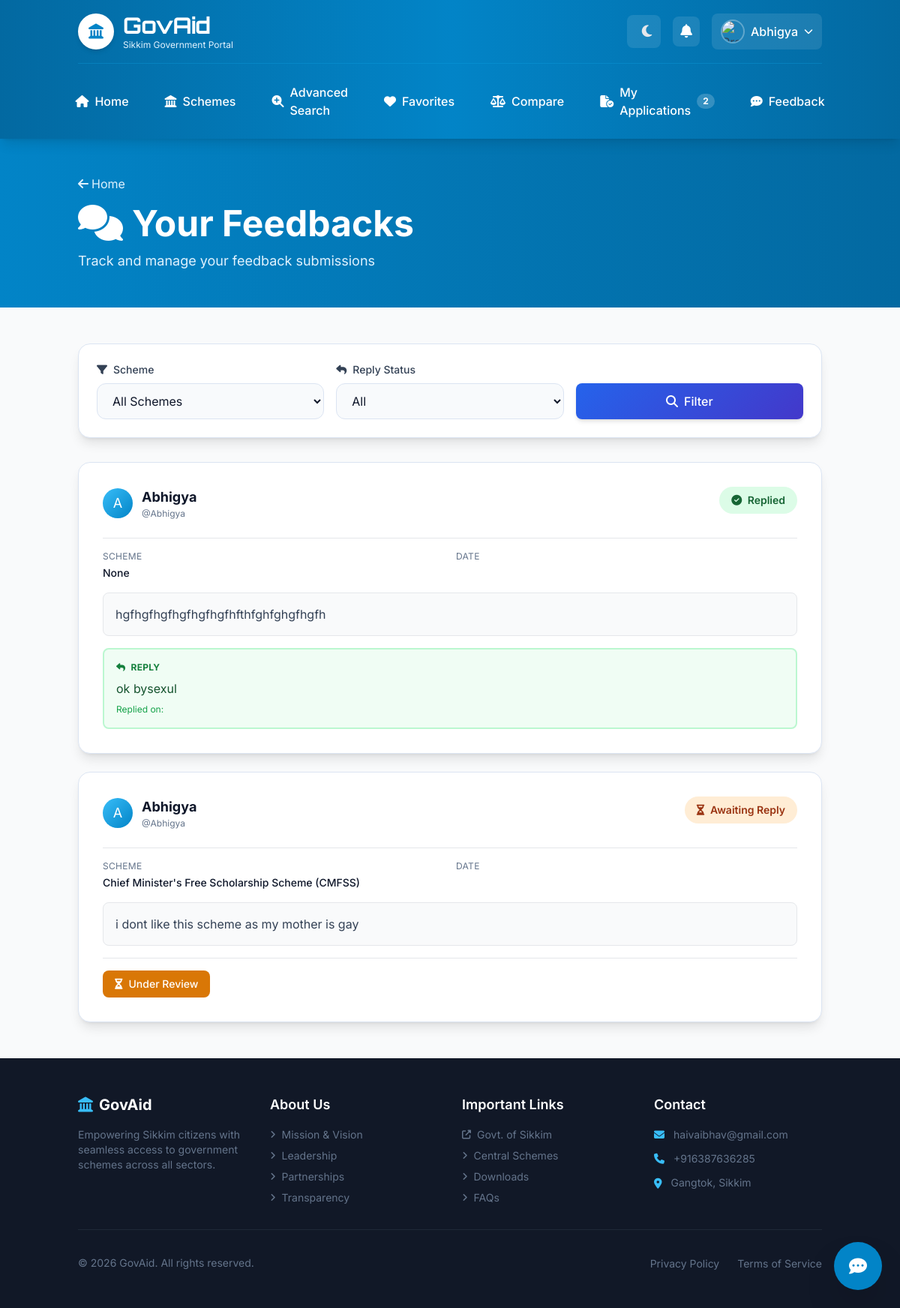
/feedbacks/ (signed in), run on an earlier commit of the app's database.
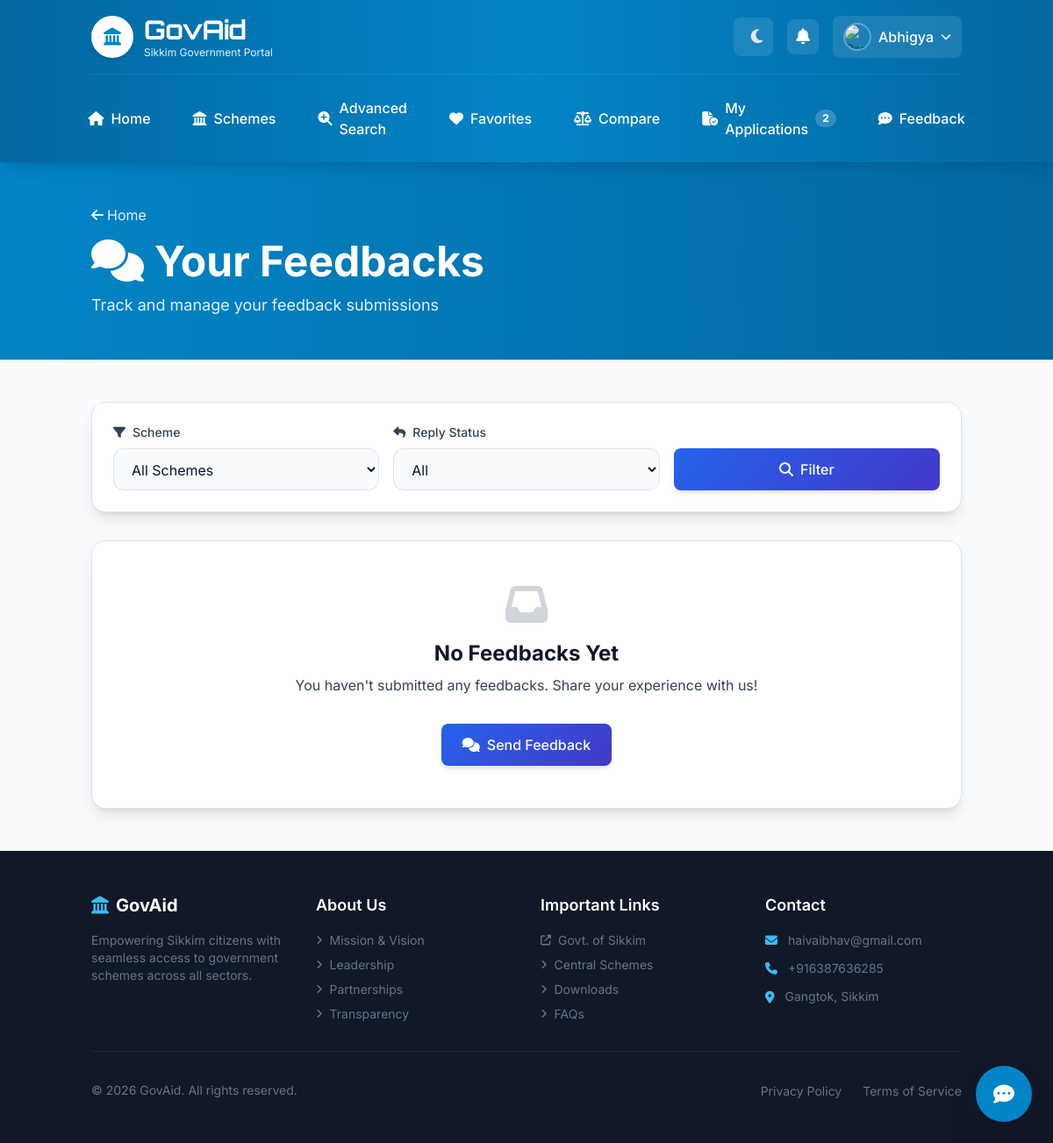
And on a later commit of the database.
### schemesapp/models.py (models this page shows, shortened)
class Feedback(models.Model):
    user = models.ForeignKey(User, on_delete=models.CASCADE, null=True, blank=True)
    scheme = models.ForeignKey(Scheme, on_delete=models.CASCADE, null=True, blank=True)
    reply = models.TextField(blank=True, null=True)
    message = models.TextField()
    submitted_at = models.DateTimeField(auto_now_add=True)

class Scheme(models.Model):
    CATEGORY_CHOICES = [
        ('education', 'Education'),
        ('health', 'Health'),
        ('agriculture', 'Agriculture'),
        ('business', 'Business'),
        ('social', 'Social Welfare'),
        ('employment', 'Employment'),
        ('infrastructure', 'Infrastructure'),
        ('sports', 'Sports'),
        ('women', 'Women Empowerment'),
        ('other', 'Other'),
    ]
    name = models.CharField(max_length=255)
    slug = models.SlugField(max_length=300, unique=True, blank=True)
    objective = models.TextField()
    benefits = models.TextField()
    agency = models.CharField(max_length=255)
    full_description = models.TextField(blank=True, null=True)
    category = models.CharField(max_length=50, choices=CATEGORY_CHOICES, default='other')
    website = models.URLField(blank=True, null=True)
    contact_email = models.EmailField(blank=True, null=True)
    contact_phone = models.CharField(max_length=20, blank=True, null=True)
    application_deadline = models.DateField(blank=True, null=True)
    created_at = models.DateTimeField(auto_now_add=True, null=True, blank=True)
    updated_at = models.DateTimeField(auto_now=True, null=True, blank=True)
    GENDER_CHOICES = [
    ('M' ,'Male'),
    ('F' ,'Female'),
    ('T', "Transgender")
    ]
    MARITIAL_CHOICES = [
    ('MARRIED' ,'Married'),
    ('NOT MARRIED' ,'Never Married'),
    ('WIDOWED', "Widowed"),
    ('DIVORCEE', "Divorcee")
    ]
    CASTE_CHOICES = [
    ('G' ,'General'),
    ('OBC' ,'Other Backward Caste(OBC)'),
    ('PVTG', "Particularly Vulnarable Tribal Group"),
    ('SC', "Scheduled Class"),
    ('ST', "Scheduled Tribe")
    ]
    gender= models.CharField(max_length=50, choices=GENDER_CHOICES, blank=True, null=True)
    min_age = models.IntegerField(blank=True, null=True)
    max_age = models.IntegerField(blank=True, null=True)
    maritial_status = models.CharField(max_length=50, choices=MARITIAL_CHOICES, blank=True, null=True)
    location = models.CharField(max_length=100, choices=[('rural', "Rural"),('urban', "Urban")], blank=True, null=True)
    caste = models.CharField(max_length=100, choices=CASTE_CHOICES, blank=True, null=True)
    disability = models.BooleanField(blank=True, null=True, default=None)
    minority = models.BooleanField(blank=True, null=True, default=None)
    below_poverty_line = models.BooleanField(blank=True, null=True, default=None)
    max_income = models.PositiveIntegerField(blank=True, null=True, default=None)
    def __str__(self):
        return self.name

### schemesapp/views.py (the view)
# urls.py: path('feedbacks/', views.view_feedback, name = "view_feedbacks"),
@login_required
def view_feedback(request):
    scheme_filter = request.GET.get('scheme', '')  # e.g., 'BBBP', 'SBA', 'NIL' or empty
    replied_filter = request.GET.get('replied', '')  # 'yes', 'no', or empty
    if  request.user.groups.filter(name='Employee').exists():
        feedbacks = Feedback.objects.select_related('user').order_by("-submitted_at")
    else :
        feedbacks = Feedback.objects.filter(user=request.user).order_by("-submitted_at")
    if request.user.groups.filter(name='Employee').exists():
        feedbacks = Feedback.objects.select_related('user').order_by("-submitted_at")
    else:
        feedbacks = Feedback.objects.filter(user=request.user).order_by("-submitted_at")
    if scheme_filter:
        feedbacks = feedbacks.filter(scheme__name=scheme_filter)
    if replied_filter == 'yes':
        feedbacks = feedbacks.exclude(reply__isnull=True).exclude(reply__exact='')
    elif replied_filter == 'no':
        feedbacks = feedbacks.filter(reply__isnull=True) | feedbacks.filter(reply='')
    scheme_choices = [(name, name) for name in Scheme.objects.values_list('name', flat=True)]
    total_feedbacks = feedbacks.count()
    total_replied = feedbacks.exclude(reply__isnull=True).exclude(reply__exact='').count()
    total_unreplied = (feedbacks.filter(reply__isnull=True) | feedbacks.filter(reply='')).count()
    return render(request, 'feedback/viewfeedback.html',{'feedbacks': feedbacks, 'scheme_choices': scheme_choices, 'selected_scheme': scheme_filter, 'selected_replied': replied_filter, 'total_feedbacks':total_feedbacks, 'total_replied':total_replied, 'total_unreplied':total_unreplied,})

### schemesapp/context_processors.py (called while the page is built, shortened)
def global_user_context(request):
    is_emp = request.user.is_superuser or request.user.groups.filter(name='Employee').exists()
    notifications = Notification.objects.filter(user=request.user, is_read=False).order_by('-created_at')[:8]
    unread_count = Notification.objects.filter(user=request.user, is_read=False).count()
    if is_emp:
        apps_count = Application.objects.filter(status='pending').count()
    else:
        apps_count = Application.objects.filter(user=request.user).count()
    return {
        'notifications': notifications,
        'unread_notifications_count': unread_count,
        'user_applications_count': apps_count,
        'user_is_employee': is_emp,
    }

### schemesapp/templatetags/group_filters.py (called while the page is built)
@register.filter(name='has_group')
def has_group(user, group_name):
    return user.groups.filter(name=group_name).exists()

### schemesapp/templates/feedback/viewfeedback.html (shortened to what the changed rows need)
{% extends "base.html" %}
{% load group_filters %}
{% load static %}
{% block content %}
<section
  class="bg-gradient-to-r from-primary-600 to-primary-700 dark:from-gray-800 dark:to-gray-900 py-12 animate-fade-in-down"
>
  <div class="container mx-auto px-4">
    <h1 class="text-4xl md:text-5xl font-bold text-white mb-3">
      <i class="fas fa-comments mr-3"></i>Your Feedbacks
    </h1>
  </div>
</section>
<section class="py-12 bg-gray-50 dark:bg-gray-900">
  <div class="container mx-auto px-4">
    <div class="max-w-5xl mx-auto">
      {% if feedbacks %}
      <div class="space-y-6">
        {% for feedback in feedbacks %}
        <div class="card p-6 md:p-8 hover:shadow-lg transition-all">
          <div
            class="flex items-start justify-between mb-4 pb-4 border-b border-gray-200 dark:border-gray-700"
          >
            <div class="flex-grow">
              <div class="flex items-center gap-3 mb-2">
                <div
                  class="w-10 h-10 bg-gradient-to-br from-primary-400 to-primary-600 rounded-full flex items-center justify-center text-white text-lg"
                >
                  {{ feedback.user.username|first|upper }}
                </div>
                <div>
                  <h3 class="text-lg font-bold text-gray-900 dark:text-white">
                    {{ feedback.user.username }}
                  </h3>
                  <p class="text-xs text-gray-500 dark:text-gray-400">
                    @{{ feedback.user.username }}
                  </p>
                </div>
              </div>
            </div>
            <span
              class="px-4 py-2 rounded-full font-semibold text-sm {% if feedback.reply %}bg-green-100 dark:bg-green-900/30 text-green-800 dark:text-green-200{% else %}bg-orange-100 dark:bg-orange-900/30 text-orange-800 dark:text-orange-200{% endif %}"
            >
              {% if feedback.reply %}
                <i class="fas fa-check-circle mr-1"></i> Replied
              {% else %}
                <i class="fas fa-hourglass-half mr-1"></i> Awaiting Reply
              {% endif %}
            </span>
          </div>
          <div class="grid grid-cols-1 md:grid-cols-2 gap-4 mb-4">
            <div>
              <p
                class="text-xs text-gray-500 dark:text-gray-400 uppercase tracking-wide mb-1"
              >
                Scheme
              </p>
              <p class="text-sm font-medium text-gray-900 dark:text-white">
                {{ feedback.scheme }}
              </p>
            </div>
            <div>
              <p
                class="text-xs text-gray-500 dark:text-gray-400 uppercase tracking-wide mb-1"
              >
                Date
              </p>
            </div>
          </div>
          <div
            class="mb-4 p-4 bg-gray-50 dark:bg-gray-800 rounded-lg border border-gray-200 dark:border-gray-700"
          >
            <p class="text-gray-700 dark:text-gray-300">
              {{ feedback.message }}
            </p>
          </div>
          {% if feedback.reply %}
          <div
            class="mb-0 p-4 bg-green-50 dark:bg-green-900/20 rounded-lg border-2 border-green-200 dark:border-green-800"
          >
            <p
              class="text-xs text-green-700 dark:text-green-300 uppercase tracking-wide font-bold mb-2"
            >
              <i class="fas fa-reply mr-1"></i> Reply
            </p>
            <p class="text-green-900 dark:text-green-100">
              {{ feedback.reply }}
            </p>
            <p class="text-xs text-green-600 dark:text-green-400 mt-2">
              Replied on: {{ feedback.reply_date|default:"N/A"|date:"M d, Y" }}
            </p>
          </div>
          {% else %}
          <div
            class="flex gap-3 pt-4 border-t border-gray-200 dark:border-gray-700"
          >
            <button
              type="button"
              onclick="
                alert(
                  'Your feedback is being reviewed. A response will be provided soon.',
                )
              "
              class="px-4 py-2 bg-amber-600 hover:bg-amber-700 text-white rounded-lg transition-colors flex items-center gap-2 text-sm font-medium"
            >
              <i class="fas fa-hourglass-half"></i> Under Review
            </button>
          </div>
          {% endif %}
        </div>
        {% endfor %}
      </div>
      {% else %}
      <div class="card p-12 text-center">
        <div class="text-center mb-6">
          <i
            class="fas fa-inbox text-5xl text-gray-300 dark:text-gray-600 mb-4 block"
          ></i>
          <h3 class="text-2xl font-bold text-gray-900 dark:text-white mb-2">
            No Feedbacks Yet
          </h3>
          <p class="text-gray-600 dark:text-gray-400 mb-8">
            You haven't submitted any feedbacks. Share your experience with us!
          </p>
        </div>
        <a
          href="{% url 'feedback' %}"
          class="btn-primary px-6 py-3 rounded-lg inline-flex items-center gap-2"
        >
          <i class="fas fa-comments"></i> Send Feedback
        </a>
      </div>
      {% endif %}
    </div>
  </div>
</section>
{% endblock %}

What changed in the data, as far as the page shows it:
removed Feedback: user.username|first "A", user.username "Abhigya", shows "Replied", scheme "None", message "hgfhgfhgfhgfhgfhgfhfthfghfghgfhgfh", reply "ok bysexul"
removed Feedback: user.username|first "A", user.username "Abhigya", shows "Awaiting Reply", scheme "Chief Minister's Free Scholarship Scheme (CMFSS)", message "i dont like this scheme as my mother is gay", shows "Under Review"
Also different on the page:
text now shown: "No Feedbacks Yet You haven't submitted any feedbacks. Share your experience with us! Send Feedback"
